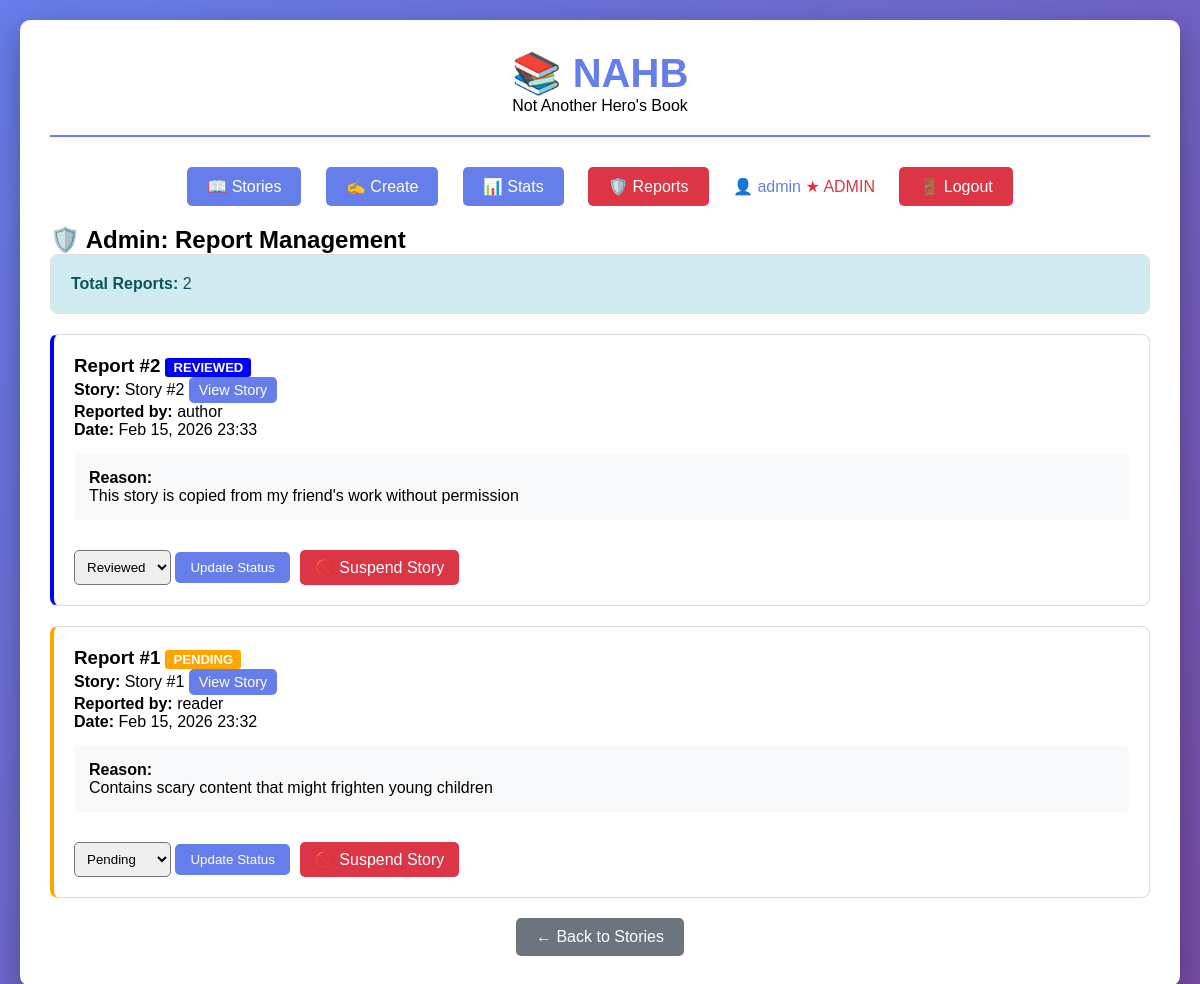
/management/reports/ (signed in), run on the app's committed database.
### gameplayApp/models.py (models this page shows, shortened)
class Report(models.Model):
    story_id = models.IntegerField()
    user = models.ForeignKey(User, on_delete=models.CASCADE)
    reason = models.TextField()
    status = models.CharField(
        max_length=20,
        choices=[
            ('pending', 'Pending'),
            ('reviewed', 'Reviewed'),
            ('resolved', 'Resolved')
        ],
        default='pending'
    )
    created_at = models.DateTimeField(auto_now_add=True)
    class Meta:
        ordering = ['-created_at']

### gameplayApp/views.py (the view, shortened to what this page needs)
# urls.py: path('management/reports/', views.admin_reports, name='admin_reports'),
@login_required
def admin_reports(request):
    if not request.user.is_staff:
        messages.error(request, 'Admin access required')
        return redirect('story_list')
    reports = Report.objects.all()
    story_details = {}
    for report in reports:
        try:
            response = requests.get(f'{FLASK_API}/stories/{report.story_id}', timeout=5)
            if response.status_code == 200:
                story_details[report.story_id] = response.json()
        except:
            pass
    return render(request, 'gameplay/admin_reports.html', {
        'reports': reports,
        'story_details': story_details
    })

### gameplayApp/templates/gameplay/admin_reports.html (shortened to what this page needs)
{% extends 'gameplay/base.html' %}
{% load dict_filters %}
{% block content %}
<h2>🛡️ Admin: Report Management</h2>
{% if not user.is_staff %}
<div class="card" style="background: #f8d7da; color: #721c24;">
    <p>⛔ Admin access required</p>
</div>
{% else %}
<div class="card" style="background: #d1ecf1; color: #0c5460;">
    <strong>Total Reports:</strong> {{ reports.count }}
</div>
{% if reports %}
    {% for report in reports %}
    <div class="card" style="border-left: 4px solid {% if report.status == 'pending' %}orange{% elif report.status == 'reviewed' %}blue{% else %}green{% endif %};">
        <div style="display: flex; justify-content: space-between; align-items: start;">
            <div style="flex: 1;">
                <h3>
                    Report #{{ report.id }}
                    <span style="background: {% if report.status == 'pending' %}orange{% elif report.status == 'reviewed' %}blue{% else %}green{% endif %}; color: white; padding: 2px 8px; border-radius: 3px; font-size: 0.7em;">
                        {{ report.status|upper }}
                    </span>
                </h3>
                <p><strong>Story:</strong>
                    {% if report.story_id in story_details %}
                        {{ story_details|lookup:report.story_id|lookup:'title' }}
                    {% else %}
                        Story #{{ report.story_id }}
                    {% endif %}
                    <a href="{% url 'story_detail' report.story_id %}" class="btn" style="padding: 5px 10px; font-size: 0.9em;">View Story</a>
                </p>
                <p><strong>Reported by:</strong> {{ report.user.username }}</p>
                <p><strong>Date:</strong> {{ report.created_at|date:"M d, Y H:i" }}</p>
                <div style="background: #f8f9fa; padding: 15px; border-radius: 5px; margin: 15px 0;">
                    <strong>Reason:</strong><br>
                    {{ report.reason }}
                </div>
            </div>
        </div>
        <div style="margin-top: 15px; display: flex; gap: 10px;">
            <form method="POST" style="display: inline;">
                <select name="status" style="padding: 8px; border-radius: 5px;">
                    <option value="pending" {% if report.status == 'pending' %}selected{% endif %}>Pending</option>
                    <option value="reviewed" {% if report.status == 'reviewed' %}selected{% endif %}>Reviewed</option>
                </select>
                <button type="submit" class="btn" style="padding: 8px 15px;">Update Status</button>
            </form>
            <a href="{% url 'admin_suspend_story' report.story_id %}"
               class="btn btn-danger"
               style="background: #dc3545; padding: 8px 15px;"
               onclick="return confirm('Suspend this story?');">
                🚫 Suspend Story
            </a>
        </div>
    </div>
    {% endfor %}
{% else %}
<div class="card" style="text-align: center;">
    <p>✅ No reports to review</p>
</div>
{% endif %}
{% endif %}
<div style="text-align: center; margin-top: 20px;">
    <a href="{% url 'story_list' %}" class="btn" style="background: #6c757d;">← Back to Stories</a>
</div>
{% endblock %}

### gameplayApp/templates/gameplay/base.html (shortened to what this page needs)
<!DOCTYPE html>
<html lang="en">
<head>
</head>
<body>
    <div class="container">
        <header>
            <h1>📚 NAHB</h1>
            <p>Not Another Hero's Book</p>
        </header>
        <nav>
            <a href="{% url 'story_list' %}">📖 Stories</a>
            <a href="{% url 'create_story' %}">✍️ Create</a>
            <a href="{% url 'statistics' %}">📊 Stats</a>
            {% if user.is_staff %}
                <a href="{% url 'admin_reports' %}" style="background: #dc3545;">🛡️ Reports</a>
            {% endif %}
            {% if user.is_authenticated %}
                <span style="color: #667eea; padding: 10px;">
                    👤 {{ user.username }}
                    {% if user.is_staff %}<span style="color: #dc3545;">★ ADMIN</span>{% endif %}
                </span>
                <a href="{% url 'logout' %}" style="background: #dc3545;">🚪 Logout</a>
            {% else %}
                <a href="{% url 'login' %}">🔑 Login</a>
                <a href="{% url 'register' %}">📝 Register</a>
            {% endif %}
        </nav>
        <main>
            {% block content %}{% endblock %}
        </main>
    </div>
</body>
</html>

### gameplayApp/templates/gameplay/base.html (style rules this page uses)
* { margin: 0; padding: 0; box-sizing: border-box; }
body { font-family: Arial, sans-serif; background: linear-gradient(135deg, #667eea 0%, #764ba2 100%); min-height: 100vh; padding: 20px; }
.container { max-width: 1200px; margin: 0 auto; background: white; border-radius: 10px; padding: 30px; box-shadow: 0 10px 30px rgba(0,0,0,0.3); }
header { text-align: center; margin-bottom: 30px; padding-bottom: 20px; border-bottom: 2px solid #667eea; }
h1 { color: #667eea; font-size: 2.5em; }
nav { text-align: center; margin: 20px 0; }
nav a { display: inline-block; margin: 0 10px; padding: 10px 20px; background: #667eea; color: white; text-decoration: none; border-radius: 5px; }
.btn { display: inline-block; padding: 10px 20px; background: #667eea; color: white; text-decoration: none; border: none; border-radius: 5px; cursor: pointer; }
.card { border: 1px solid #ddd; border-radius: 8px; padding: 20px; margin-bottom: 20px; }

### data on the page
Report: id "2", status "REVIEWED", story_id "2", user.username "author", created_at "Feb 15, 2026 23:33", reason "This story is copied from my friend's work without permission", status "Reviewed"
Report: id "1", status "PENDING", story_id "1", user.username "reader", created_at "Feb 15, 2026 23:32", reason "Contains scary content that might frighten young children", status "Pending"

### other printed values
{{ user.username }} "admin"
{{ reports.count }} "2"
